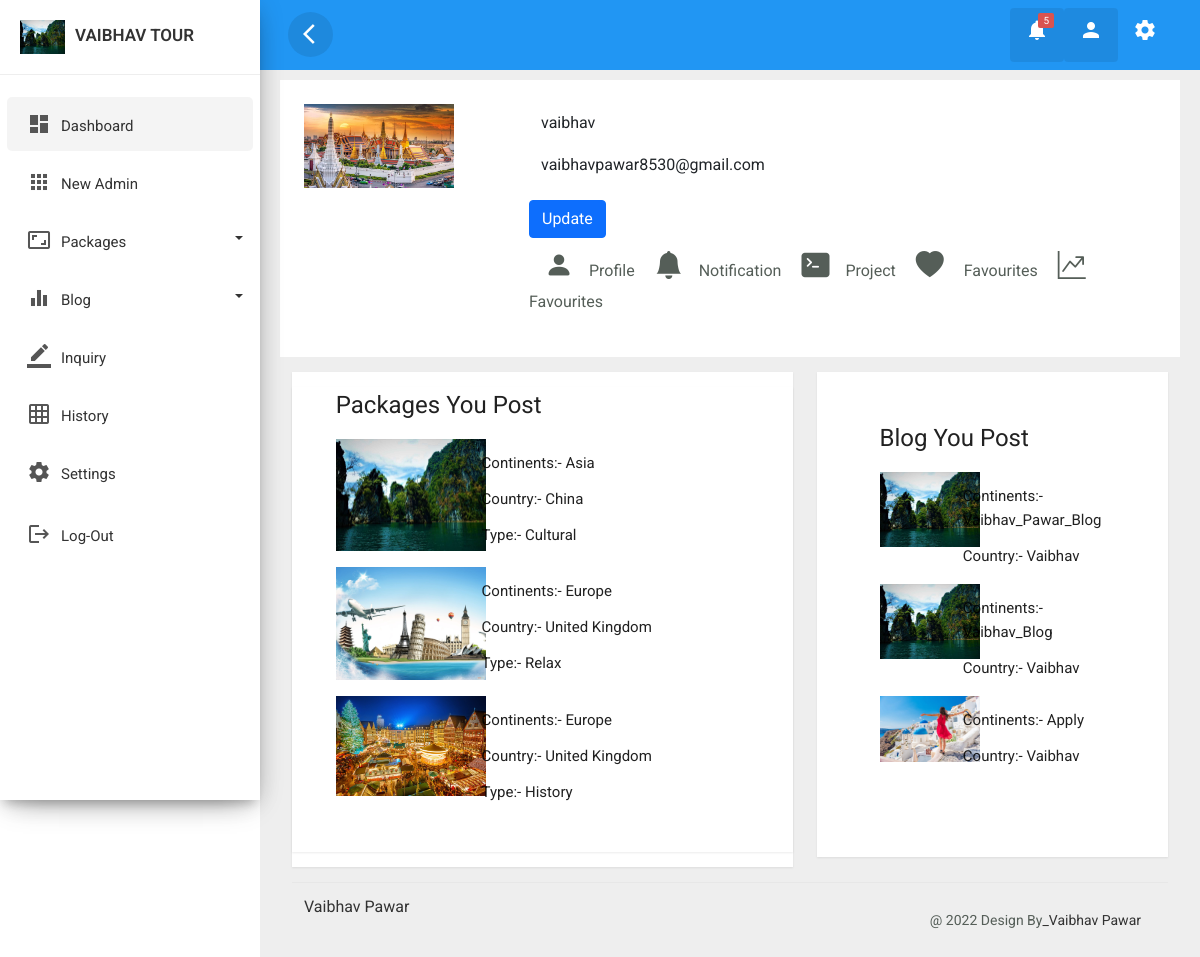
Page /admin/profile.php (signed in) on the committed database.
### tables this page shows
CREATE TABLE `pakages` (
  `ID` int(15) NOT NULL,
  `Name` varchar(255) NOT NULL,
  `email` varchar(255) NOT NULL,
  `Continents` varchar(255) NOT NULL,
  `Country` varchar(255) NOT NULL,
  `Min_Age` varchar(255) NOT NULL,
  `Diff` varchar(255) NOT NULL,
  `Type` varchar(255) NOT NULL,
  `Days` varchar(255) NOT NULL,
  `pic_1` varchar(355) NOT NULL,
  `pic_2` varchar(355) NOT NULL,
  `pic_3` varchar(255) NOT NULL,
  `pic_4` varchar(255) NOT NULL,
  `pic_5` varchar(255) NOT NULL,
  `pic_6` varchar(255) NOT NULL,
  `Date` date NOT NULL DEFAULT current_timestamp()
);

CREATE TABLE `blog` (
  `ID` int(15) NOT NULL,
  `title` varchar(255) NOT NULL,
  `name` varchar(255) NOT NULL,
  `email` varchar(255) NOT NULL,
  `short_des` varchar(1000) NOT NULL,
  `long_des` varchar(2000) NOT NULL,
  `pic_1` varchar(355) NOT NULL,
  `pic_2` varchar(255) NOT NULL,
  `pic_3` varchar(255) NOT NULL,
  `pic_4` varchar(255) NOT NULL,
  `Date` date NOT NULL DEFAULT current_timestamp()
);

### admin/profile.php (the view, shortened to what this page needs)
<!doctype html>
<html lang="en">
<head>
    <link rel="stylesheet" href="css/bootstrap.min.css">
    <link href="https://cdn.jsdelivr.net/npm/bootstrap@5.0.2/dist/css/bootstrap.min.css" rel="stylesheet">
    <link rel="stylesheet" href="css/custom.css">
    <link rel="stylesheet" href="https://cdn.jsdelivr.net/npm/bootstrap-icons@1.9.1/font/bootstrap-icons.css">
</head>
<body>
    <div class="wrapper">
        <div id="content">
            <?php include 'topnavbar.php' ?>
            <div class="main-content">
                <div class="container">
                    <div class="row">
                        <div class="col-md-12 bg-white">
                            <div class="row">
                                <?php
                                $email = $_SESSION['email'];
                                include 'DB.php';
                                $query = "SELECT * FROM login WHERE email = '$email' ";
                                $result = mysqli_query($con, $query);
                                while ($row = mysqli_fetch_array($result)) {
                                ?>
                                    <div class="col-md-3 p-4">
                                        <img src="admin_img/<?php echo $row['pic']; ?>" class="img-fuild rounded-4" width="150px" alt="" srcset="">
                                    </div>
                                    <div class="col-md-9 p-4">
                                        <div class="row">
                                            <div class="col-md-12">
                                                <form method="POST">
                                                    <div class="mb-3">
                                                        <input type="text" name="name" value="<?php echo  $row['username']; ?>" class="form-control" id="exampleInputEmail1" aria-describedby="emailHelp" readonly>
                                                        <div class="mb-3 mt-1">
                                                            <input type="text" name="email" value="<?php echo  $row['email']; ?>" class="form-control" id="exampleInputPassword1" readonly>
                                                        </div>
                                                        <a href="profile_up?id=<?php echo $row['ID'] ?>" type="submit" class="btn btn-primary">Update</a>
                                                </form>
                                            <?php } ?>
                                            <div class="row">
                                                <div class="col-md-12 mt-2">
                                                    <span><i class="bi bi-person-fill h3 m-3"></i>Profile</span>
                                                    <span><i class="bi bi-bell-fill h3 m-3"></i></i>Notification</span>
                                                    <span><i class="bi bi-terminal-fill h3 m-3  "></i>Project</span>
                                                    <span><i class="bi bi-heart-fill h3 m-3"></i> Favourites</span>
                                                    <span><i class="bi bi-graph-up-arrow h3 m-3"></i> Favourites</span>
                                                </div>
                                            </div>
                                            </div>
                                        </div>
                                    </div>
                            </div>
                        </div>
                    </div>
                </div>
                <div class="row ">
                    <div class="col-lg-7 col-md-12">
                        <div class="card" style="min-height: 485px">
                            <div class="row justify-content-evenly">
                                <div class="col-lg-12 col-md-12">
                                    <div class="card pb-5" style="min-height: 400px">
                                        <div class="row justify-content-evenly">
                                            <div class="col-md-10">
                                                <h4>Packages You Post</h4>
                                                <?php $email = $_SESSION['email'];
                                                $pack_select = "select * from pakages where email='$email'";
                                                $query = mysqli_query($con, $pack_select);
                                                while ($row = mysqli_fetch_array($query)) {
                                                    if ($query) {
                                                ?>
                                                <div class="row mt-3">
                                                    <div class="col-md-4">
                                                 <img src="../Upload/Gallery/<?php echo $row['pic_1'];  ?>" width="150px" alt="" srcset="">
                                                    </div>
                                                    <div class="col-md-8">
                                                        <p >Continents:- <?php echo $row['Continents'];  ?></p>
                                                        <p >Country:- <?php echo $row['Country'];  ?></p>
                                                        <p >Type:- <?php echo $row['Type'];  ?></p>
                                                    </div>
                                                </div>
                                                <?php
                                                }
                                            }
                                                ?>
                                            </div>
                                        </div>
                                    </div>
                                </div>
                            </div>
                        </div>
                    </div>
                    <div class="col-lg-5 col-md-12 ">
                        <div class="card" style="min-height: 485px">
                            <div class="row justify-content-around">
                                <div class="col-md-8 mt-5">
                                <h4>Blog You Post</h4>
                                                <?php $email = $_SESSION['email'];
                                                $pack_select = "select * from blog where email='$email'";
                                                $query = mysqli_query($con, $pack_select);
                                                while ($row = mysqli_fetch_array($query)) {
                                                    if ($query) {
                                                ?>
                                                <div class="row mt-3">
                                                    <div class="col-md-4">
                                                 <img src="../Upload/Gallery/<?php echo $row['pic_1'];  ?>" width="100px" alt="" srcset="">
                                                    </div>
                                                    <div class="col-md-8">
                                                        <p >Continents:- <?php echo $row['title'];  ?></p>
                                                        <p >Country:- <?php echo $row['name'];  ?></p>
                                                    </div>
                                                </div>
                                                <?php
                                                }
                                            }
                                                ?>
                                </div>
                            </div>
                        </div>
                    </div>
                </div>
            </div>
        </div>
    </div>
</body>
</html>

### admin/topnavbar.php (shortened to what this page needs)
<div class="top-navbar">
<nav class="navbar navbar-expand-lg">
    <div class="container-fluid">
        <button type="button" id="sidebarCollapse" class="d-xl-block d-lg-block d-md-mone d-none">
            <span class="material-icons">arrow_back_ios</span>
        </button>
        <div class="collapse navbar-collapse d-lg-block d-xl-block d-sm-none d-md-none d-none" id="navbarSupportedContent">
            <ul class="nav navbar-nav ml-auto">
                <li class="dropdown nav-item active">
                    <a href="#" class="nav-link" data-toggle="dropdown">
                       <span class="material-icons">notifications</span>
                       <span class="notification">5</span>
                   </a>
                </li>
                <?php
                            $email = $_SESSION['email'];
                            include 'DB.php';
                            $query = "SELECT * FROM login WHERE email = '$email' ";
                            $result = mysqli_query($con, $query);
                            while ($row = mysqli_fetch_array($result)) {
                            ?>
                <li class="dropdown nav-item active">
                    <a href="#" class="nav-link" data-toggle="dropdown">
                       <span class="material-icons">person</span>
                   </a>
                </li>
                <?php } ?>
                <li class="nav-item">
                    <a class="nav-link" href="profile.php">
                    <span class="material-icons">settings</span>
                    </a>
                </li>
            </ul>
        </div>
    </div>
</nav>
</div>

### admin/css/custom.css (style rules this page uses)
body, html { line-height: 1.8; font-family: 'Roboto', sans-serif; color: #555e58; text-transform:capitalize; text-rendering: optimizeLegibility !important; -webkit-font-smoothing: antialiased !important; font-weight: 400; margin:0px; padding:0px; }
h1, h2, h3, h4, h5, h6, .h1, .h2, .h3, .h4 { font-weight: 400; line-height: 1.5em; }
p { font-size: 15px; margin: 12px 0 0; line-height: 24px; }
a { color: #333; font-weight: 400; }
button { cursor:pointer; }
ul, ol { padding: 0; margin:0px; list-style: none; }
a, a:hover, a:focus { color: #333; text-decoration: none; transition: all 0.3s; }
.material-icons { font-family: 'Material Icons'; font-weight: normal; font-style: normal; font-size: 24px; display: inline-block; line-height: 1; text-transform: none; letter-spacing: normal; word-wrap: normal; white-space: nowrap; direction: ltr; -webkit-font-smoothing: antialiased; text-rendering: optimizeLegibility; -moz-osx-font-smoothing: grayscale; font-feature-settings: 'liga'; }
.wrapper { position: relative; width:100%; overflow:auto; }
#sidebar { position:fixed; height:100vh!important; top: 0; bottom: 0; left: 0; z-index:11; width: 260px; overflow:auto; transition:all 0.3s ; background: #FFFFFF; box-shadow: 0 10px 30px -12px rgb(0 0 0 / 42%), 0 4px 25px 0px rgb(0 0 0 / 12%), 0 8px 10px -5px rgb(0 0 0 / 20%); }
#sidebar .sidebar-header { padding:20px; background-color:#ffffff; border-bottom:1px solid #eee; }
.sidebar-header h3 { color:#333; font-size:17px; margin:0px; text-transform:uppercase; transition:all 0.5s ease; font-weight:600; }
.sidebar-header h3 img { width:45px; margin-right:10px; }
#sidebar ul li { padding:2px 7px; }
#sidebar ul li.active>a { color: #333; background-color: rgba(200, 200, 200, 0.2); }
.dropdown-toggle::after { position: absolute; right: 10px; top: 23px; }
#sidebar ul.components { padding: 20px 0; }
#sidebar ul li a { padding: 10px; line-height: 30px; border-radius:5px; font-size: 15px; position:relative;' font-weight: 400; display: block; }
#sidebar ul li a span { text-transform:capitalize; display:inline-block; }
#sidebar ul li a i { position: relative; margin-right: 10px; top: 5px; color: #555555; margin-left: 10px; }
#content { position: relative; transition: all 0.3s; background-color: #EEEEEE; }
.top-navbar { width:100%; z-index:9; position:relative; }
.main-content { padding:10px 20px 0px 20px; position: relative; width: 100%; }
.navbar { background-color: #2196F3; color: #FFFFFF; }
.navbar button { background-color:transparent; border:none; }
.navbar button span { color:#fff; }
#sidebarCollapse { border-radius:50%; width:45px; height:45px; text-align:center; line-height:45px; margin-right:20px; border:none; color: #FFFFFF; background-color: rgba(0, 0, 0, 0.09); }
#sidebarCollapse span { margin: 9px; padding: 0px; }
.navbar-nav > li.active { color: #FFFFFF; border-radius:4px; background-color: rgba(0, 0, 0, 0.08); }
.navbar-nav > li > a { color: #FFFFFF; }
.navbar .notification { position: absolute; top: 5px; right: 10px; display: block; font-size: 9px; border: 0px; font-size: 10px; background: #d9534f; min-width: 15px; text-align: center; padding: 1px 5px; height: 15px; border-radius: 2px; line-height: 14px; }
.navbar-nav li a { position: relative; display: block; padding: 10px 15px!important; }
.card { margin: 10px 0; }
.card { border-radius: 0px!important; }
.card { display: inline-block; position: relative; border:none!important; width: 100%; margin:15px 0; box-shadow: 0 1px 2px rgb(0 0 0 / 8%); border-radius: 6px; color: rgba(0,0,0, 0.87); background: #fff; }
.footer { border-top: 1px solid #e7e7e7; }
footer { padding: 10px 0; position:relative; width:100%; }
footer .copyright { padding: 15px; font-size:14px; margin: 0; }
@media only screen and (min-width:992px) { #content { width: calc(100% - 260px); position: relative; float: right; transition: all 0.3s; background-color: #EEEEEE; } }

### admin/profile.php (style rules this page uses)
.form-control { outline: none !important; background-color: white !important; border: none; }

### rows in the picture
pakages: pic_1 (picture), Continents "Asia", Country "China", Type "Cultural"
pakages: pic_1 (picture), Continents "Europe", Country "United Kingdom", Type "Relax"
pakages: pic_1 (picture), Continents "Europe", Country "United Kingdom", Type "History"
blog: pic_1 (picture), title "Vaibhav_Pawar_Blog", name "Vaibhav"
blog: pic_1 (picture), title "Vaibhav_Blog", name "Vaibhav"
blog: pic_1 (picture), title "Apply", name "Vaibhav"
